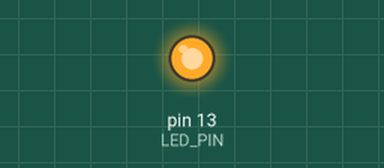
Simulated run of this sketch. Board: Arduino Uno, built with avr-gcc and run on an emulated ATmega328P. Parts: output pins drawn as LEDs (lit = HIGH).

Above: at 0.2 s.
At 68.9 s:
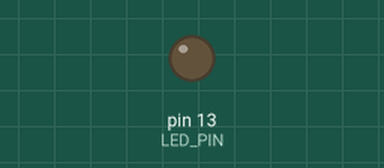
Timing chart, 0 to 71.6 s (numbered marks = the images above):
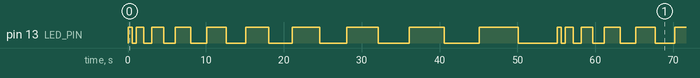

The sketch:

M03A03a.ino
```cpp
const int LED_PIN = 13;
const int INITIAL_DELAY = 10;
const int FINAL_DELAY = 5000;
const int DELAY_INCREASE = 499;

void setup() {
  pinMode(LED_PIN, OUTPUT);
}

void loop() {
  for (int i = INITIAL_DELAY; i <= FINAL_DELAY; i = i + DELAY_INCREASE) {
    digitalWrite(LED_PIN, HIGH);
    delay(i);
    digitalWrite(LED_PIN, LOW);
    delay(i);
  }
}
```

Measured:
- by itself, pin 13 (LED_PIN): moves between LOW and HIGH, repeating every 55.1 s
- by itself, everything shown: repeats every 55.1 s, in 20 steps
